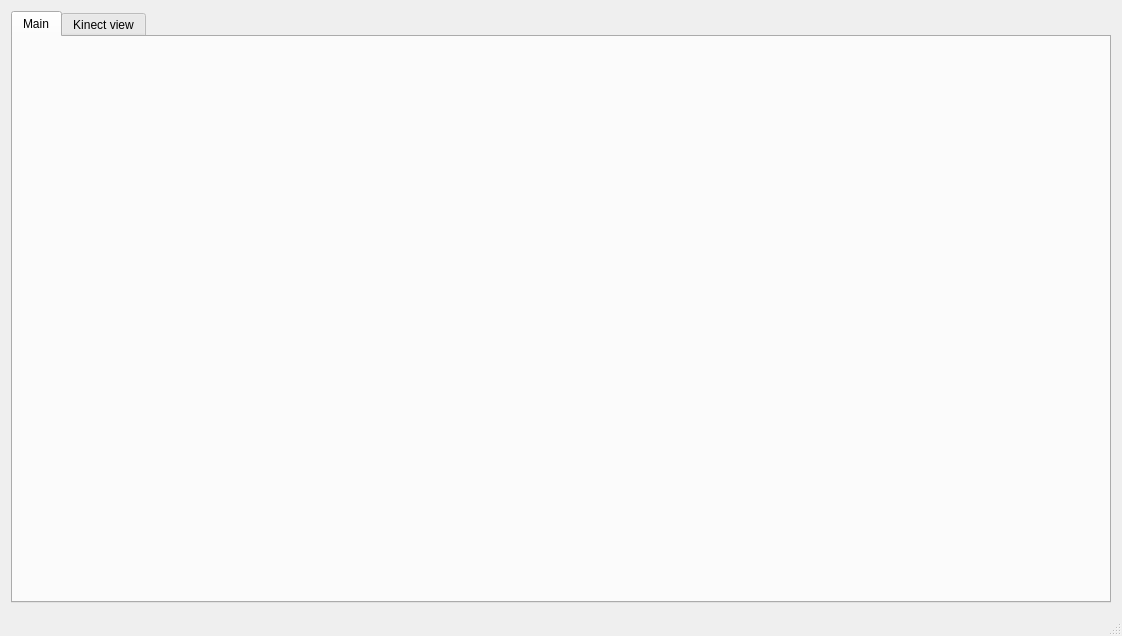
<?xml version="1.0" encoding="UTF-8"?>
<ui version="4.0">
 <class>MainWindow</class>
 <widget class="QMainWindow" name="MainWindow">
  <property name="geometry">
   <rect>
    <x>0</x>
    <y>0</y>
    <width>1122</width>
    <height>636</height>
   </rect>
  </property>
  <property name="windowTitle">
   <string>MainWindow</string>
  </property>
  <widget class="QWidget" name="centralWidget">
   <layout class="QHBoxLayout" name="horizontalLayout">
    <item>
     <widget class="QTabWidget" name="tab_host">
      <property name="currentIndex">
       <number>0</number>
      </property>
      <widget class="MainTabWidget" name="main_tab">
       <attribute name="title">
        <string>Main</string>
       </attribute>
      </widget>
      <widget class="KinectDrawWidget" name="kinect_tab">
       <attribute name="title">
        <string>Kinect view</string>
       </attribute>
      </widget>
     </widget>
    </item>
   </layout>
  </widget>
  <widget class="QMenuBar" name="menuBar">
   <property name="geometry">
    <rect>
     <x>0</x>
     <y>0</y>
     <width>1122</width>
     <height>21</height>
    </rect>
   </property>
  </widget>
  <widget class="QStatusBar" name="statusBar"/>
 </widget>
 <layoutdefault spacing="6" margin="11"/>
 <customwidgets>
  <customwidget>
   <class>KinectDrawWidget</class>
   <extends>QWidget</extends>
   <header>kinectdrawwidget.h</header>
   <container>1</container>
  </customwidget>
  <customwidget>
   <class>MainTabWidget</class>
   <extends>QWidget</extends>
   <header>maintabwidget.h</header>
   <container>1</container>
  </customwidget>
 </customwidgets>
 <resources/>
 <connections/>
</ui>
